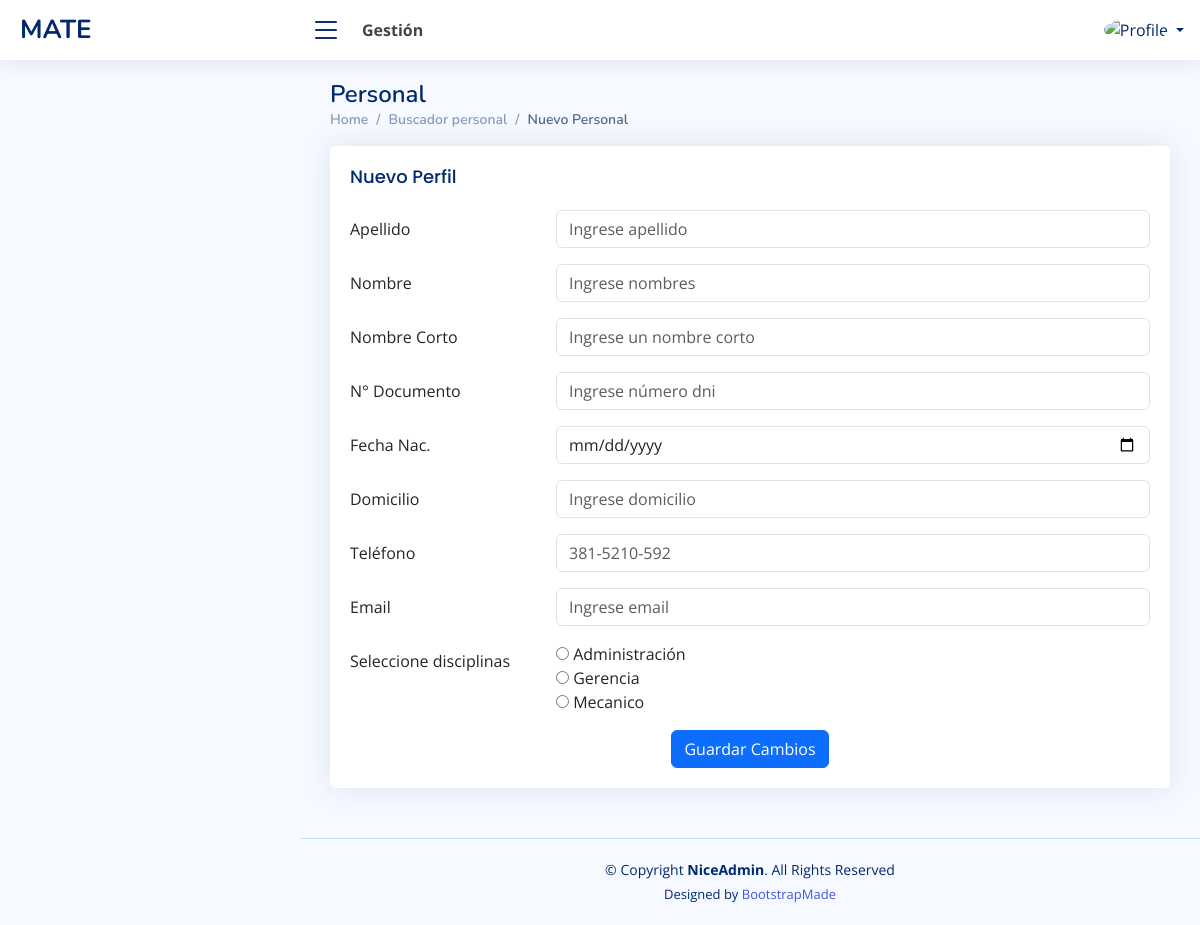
The app's page /addpersonal.php (signed in), older data.
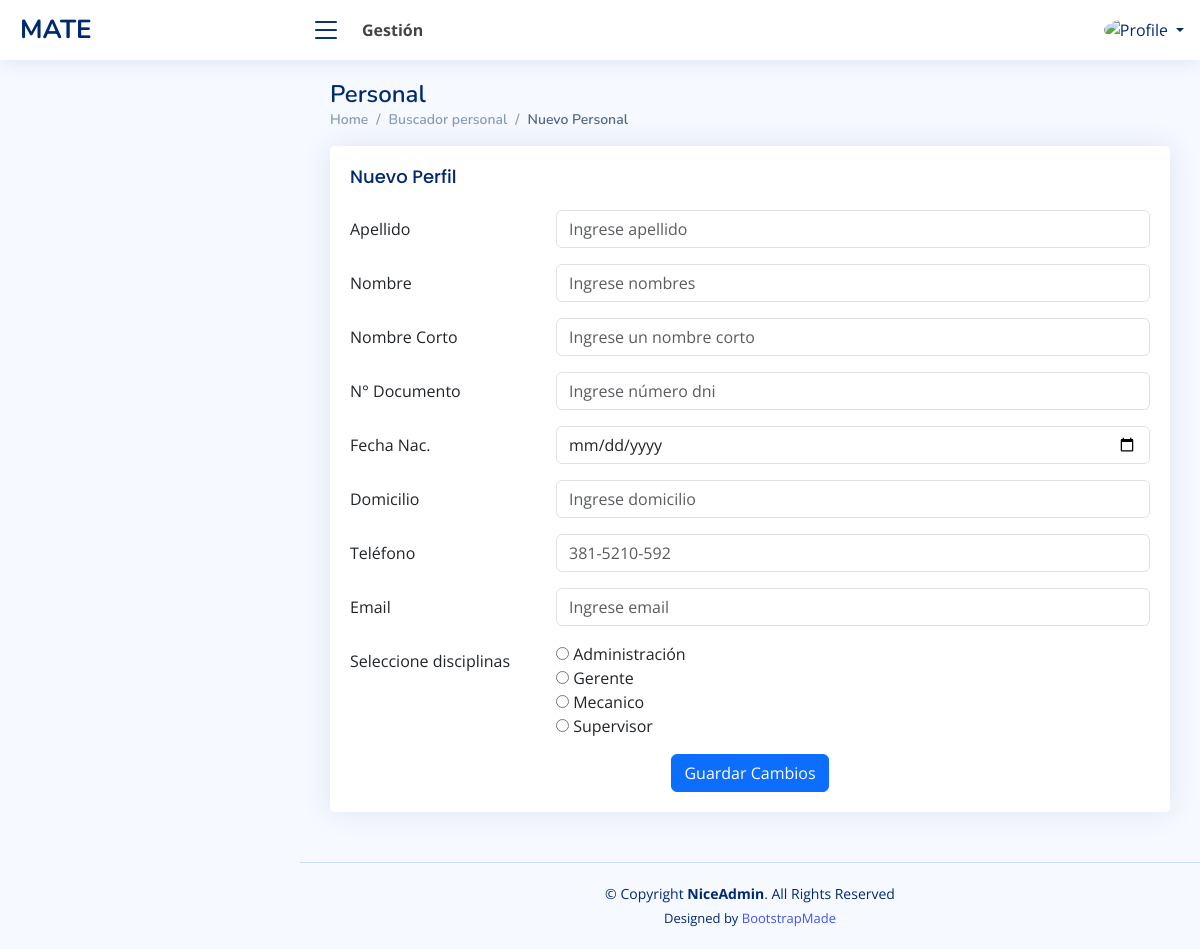
The same page, newer data.
### tables this page shows
CREATE TABLE `disciplinas` (
  `iddisciplina` int(11) NOT NULL AUTO_INCREMENT,
  `disciplina` varchar(30) DEFAULT NULL,
  `observacion` varchar(100) DEFAULT NULL,
  `accion` varchar(1) DEFAULT NULL,
  `idempleadoaccion` int(11) DEFAULT NULL,
  `fechaaccion` datetime DEFAULT NULL,
  PRIMARY KEY (`iddisciplina`)
);

### addpersonal.php (the view, shortened to what the changed rows need)
<!DOCTYPE html>
<html lang="en">
<head>
  <link href="assets/vendor/bootstrap/css/bootstrap.min.css" rel="stylesheet">
  <link href="assets/vendor/bootstrap-icons/bootstrap-icons.css" rel="stylesheet">
  <link href="assets/vendor/boxicons/css/boxicons.min.css" rel="stylesheet">
  <link href="assets/vendor/quill/quill.snow.css" rel="stylesheet">
  <link href="assets/vendor/quill/quill.bubble.css" rel="stylesheet">
  <link href="assets/vendor/remixicon/remixicon.css" rel="stylesheet">
  <link href="assets/vendor/simple-datatables/style.css" rel="stylesheet">
  <link href="assets/css/style.css" rel="stylesheet">
</head>
<body>
  <main id="main" class="main">
    <div class="pagetitle">
      <h1>Personal</h1>
    </div>
    <section class="section">
      <div class="row">
        <div class="col-lg-12">
          <div class="card">
            <div class="card-body">
                  <form action="" method="get">
                    <div class="row mb-3">
                      <div class="col-md-8 col-lg-9">
                        <?php
                          $sql = "SELECT a.`iddisciplina`,a.`disciplina`
                                  FROM disciplinas a
                                  WHERE a.`accion`!='B' AND a.iddisciplina!='2'
                                  ORDER BY a.`disciplina`;";
                          $con=conectar();
                          $result = $con->query($sql);
                          if (!$result)
                          {
                            die('Invalid query: ' . $mysqli->error);
                          }
                          else
                          {
                            while($row = mysqli_fetch_array($result))
                            {
                              $encontrado=false;
                              if ($encontrado==true)
                              {
                                echo "
                                      <input type='radio' id='op' name='lsdisciplinas[]' value='".$row['iddisciplina']."' checked>
                                      <label for='op'>".$row['disciplina']."</label><br>
                                    ";
                              }
                              else
                              {
                                echo "
                                      <input type='radio' id='op' name='lsdisciplinas[]' value='".$row['iddisciplina']."'>
                                      <label for='op'>".$row['disciplina']."</label><br>
                                    ";
                              }
                            }
                          }
                        ?>
                      </div>
                    </div>
                  </form>
            </div>
          </div>
        </div>
      </div>
    </section>
  </main>
</body>
</html>

Row changes from the older to the newer data that the page shows:
changed disciplinas: disciplina "Gerencia" → "Gerente"
added disciplinas: disciplina "Supervisor"
